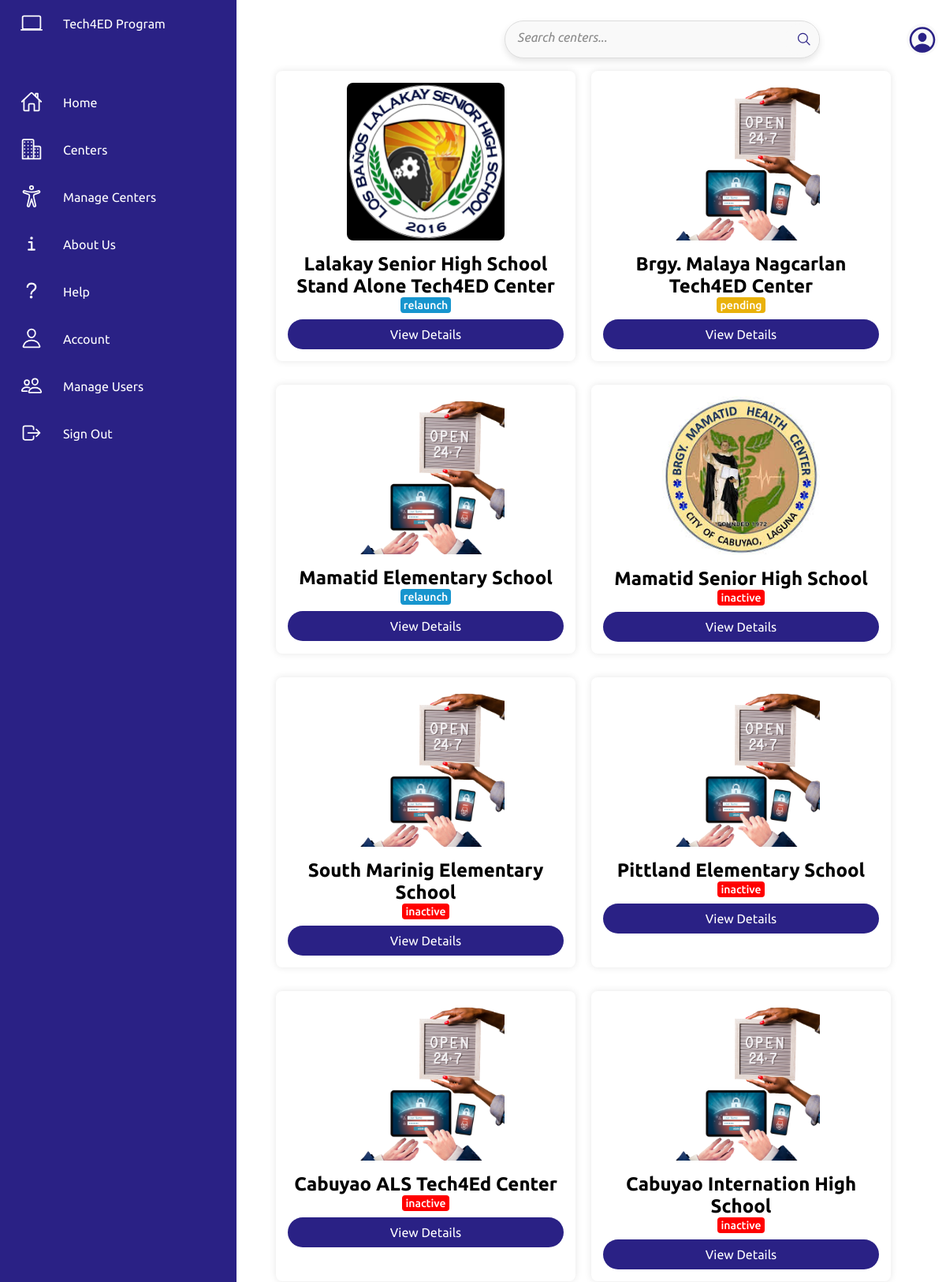
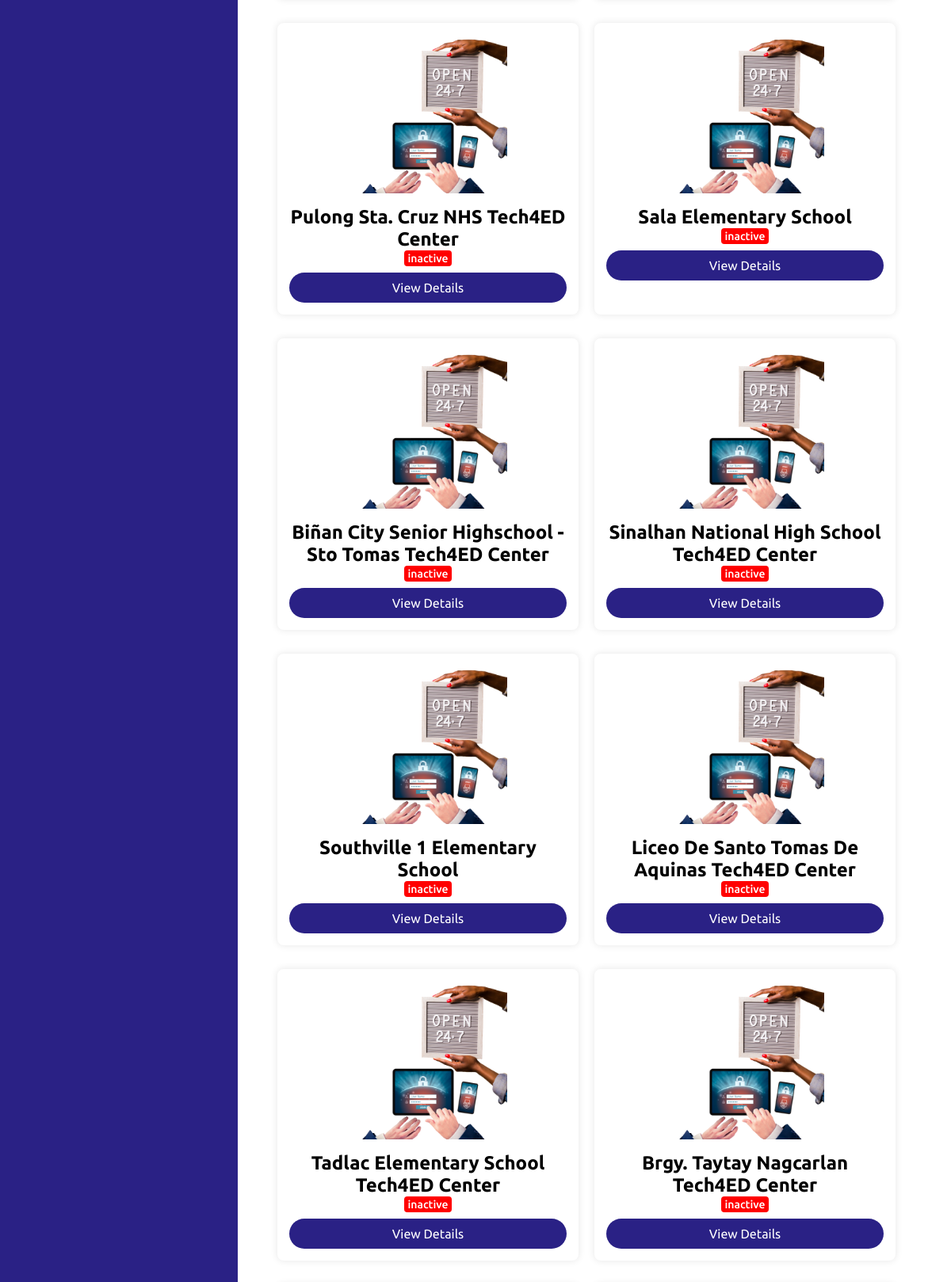
The page /center.php (signed in, upper part) on the database its author committed (2 pictures, top to bottom).
### tables this page shows
CREATE TABLE `centers` (
  `id` int(11) NOT NULL,
  `name` varchar(255) NOT NULL,
  `location` varchar(255) NOT NULL,
  `manager` varchar(255) NOT NULL,
  `status` enum('active','inactive','relaunch','pending') NOT NULL,
  `image` varchar(255) NOT NULL,
  `created_at` timestamp NOT NULL DEFAULT current_timestamp()
);

### center.php (the view, shortened to what this page needs)
<?php
include('connection.php');
$searchQuery = isset($_GET['search']) ? $_GET['search'] : '';
$stmt = $pdo->prepare("SELECT * FROM centers WHERE name LIKE ?");
$stmt->execute(['%' . $searchQuery . '%']);
$centers = $stmt->fetchAll();
?>
<!DOCTYPE html>
<html lang="en">
<head>
    <link rel="stylesheet" href="css/styles.css">
</head>
<body>
    <div class="sidenav">
        <?php include('sidenav.php'); ?>
    </div>
    <div class="topnav">
        <?php include('topnav.php'); ?>
    </div>
    <div class="main-content">
        <div class="center-grid">
            <?php foreach ($centers as $center): ?>
                <div class="center-box">
                    <img src="images/<?php echo htmlspecialchars($center['image']); ?>" alt="Center Image">
                    <h2><?php echo htmlspecialchars($center['name']); ?></h2>
                    <p>
                        <span class="status <?php echo htmlspecialchars(strtolower($center['status'])); ?>">
                            <?php echo htmlspecialchars($center['status']); ?>
                        </span>
                    </p>
                    <button class="view-details-btn" onclick="viewDetails(<?php echo htmlspecialchars($center['id']); ?>)">View Details</button>
                </div>
            <?php endforeach; ?>
        </div>
    </div>
</body>
</html>

### sidenav.php (shortened to what this page needs)
<!DOCTYPE html>
<html lang="en">
<head>
    <link rel="stylesheet" href="css/sidebar.css">
</head>
<body>
    <div class="container">
        <div class="navigation">
            <ul>
                <li>
                    <a href="index.php">
                        <span class="icon">
                            <ion-icon name="laptop-outline"></ion-icon>
                        </span>
                        <span class="title">Tech4ED Program</span>
                    </a>
                </li>
                <li>
                    <a href="index.php">
                        <span class="icon">
                            <ion-icon name="home-outline"></ion-icon>
                        </span>
                        <span class="title">Home</span>
                    </a>
                </li>
                <li>
                    <a href="center.php">
                        <span class="icon">
                            <ion-icon name="business-outline"></ion-icon>
                        </span>
                        <span class="title">Centers</span>
                    </a>
                </li>
                <?php if (isset($_SESSION['role']) && $_SESSION['role'] == 'admin') { ?>
                    <li>
                        <a href="update_center.php">
                            <span class="icon">
                                <ion-icon name="accessibility-outline"></ion-icon>
                            </span>
                            <span class="title">Manage Centers</span>
                        </a>
                    </li>
                <?php } ?>
                <li>
                    <a href="about.php">
                        <span class="icon">
                            <ion-icon name="information-outline"></ion-icon>
                        </span>
                        <span class="title">About Us</span>
                    </a>
                </li>
                <li>
                    <a href="help.php">
                        <span class="icon">
                            <ion-icon name="help-outline"></ion-icon>
                        </span>
                        <span class="title">Help</span>
                    </a>
                </li>
                <li>
                    <a href="account.php">
                        <span class="icon">
                            <ion-icon name="person-outline"></ion-icon>
                        </span>
                        <span class="title">Account</span>
                    </a>
                </li>
                <?php if (isset($_SESSION['role']) && $_SESSION['role'] == 'admin') { ?>
                    <li>
                        <a href="admin.php">
                            <span class="icon">
                                <ion-icon name="people-outline"></ion-icon>
                            </span>
                            <span class="title">Manage Users</span>
                        </a>
                    </li>
                <?php } ?>
                <li>
                    <a href="logout.php">
                        <span class="icon">
                            <ion-icon name="log-out-outline"></ion-icon>
                        </span>
                        <span class="title">Sign Out</span>
                    </a>
                </li>
            </ul>
        </div>
    </div>
</body>
</html>

### topnav.php (shortened to what this page needs)
<!DOCTYPE html>
<html lang="en">
<head>
    <link rel="stylesheet" href="css/sidebar.css">
</head>
<body>
    <div class="topnav" id="topnav">
        <?php if (in_array(basename($_SERVER['PHP_SELF']), ['index.php', 'center.php', 'update_center.php'])): ?>
            <div class="topnav-right">
                <form method="GET" action="" class="search-form">
                    <input type="text" name="search" value="<?php echo htmlspecialchars($_GET['search'] ?? ''); ?>" placeholder="Search centers..." />
                    <button type="submit">
                        <ion-icon name="search-outline"></ion-icon>
                    </button>
                </form>
            </div>
        <?php endif; ?>
        <div>
            <a href="account.php">
                <div class="user">
                    <ion-icon name="person-circle-outline" style="font-size: 65px;"></ion-icon>
                </div>
            </a>
        </div>
    </div>
</body>
</html>

### css/styles.css (style rules this page uses)
body { font-family: Arial, sans-serif; background-color: #ffffff; margin: 0; padding: 10; min-height: 100vh; overflow-x: hidden; transition: background-color 0.3s ease; }
.main-content { margin-left: 300px; padding: 20px; width: calc(100% - 350px); box-sizing: border-box; transition: margin-left 0.5s, width 0.5s; }
form { background-color: white; padding: 20px; border-radius: 8px; box-shadow: 0 4px 8px rgba(0, 0, 0, 0.1); width: 100%; max-width: 600px; margin: auto; transition: box-shadow 0.3s ease, transform 0.3s ease; }
input[type="text"], select, input[type="file"] { width: auto; min-width: 95%; padding: 12px; margin-bottom: 16px; border: 1px solid #ddd; border-radius: 8px; font-size: 1em; transition: border-color 0.3s ease, background-color 0.3s ease; }
button { background-color: #2a2185; color: white; padding: 12px; border: none; border-radius: 8px; font-size: 1.2em; width: 100%; cursor: pointer; transition: background-color 0.3s ease, transform 0.3s ease; }
img { max-width: 200px; height: auto; border-radius: 8px; margin-bottom: 16px; display: block; margin: 0 auto 16px; transition: transform 0.3s ease; }
form { margin: 0; padding: 0; display: flex; justify-content: center; align-items: center; width: 100%; max-width: 600px; }
.status.pending { padding: 2px 4px; background: #e9b10a; color: var(--white); border-radius: 4px; font-size: 14px; font-weight: 500; transition: background-color 0.3s ease; }
.status.inactive { padding: 2px 4px; background: #f00; color: var(--white); border-radius: 4px; font-size: 14px; font-weight: 500; transition: background-color 0.3s ease; }
.status.relaunch { padding: 2px 4px; background: #1795ce; color: var(--white); border-radius: 4px; font-size: 14px; font-weight: 500; transition: background-color 0.3s ease; }
a { text-decoration: none; }
.center-box { padding: 10px; background-color: #fff; border-radius: 5px; margin-bottom: 10px; }
.center-box { padding: 10px; background-color: #fff; border-radius: 5px; margin-bottom: 10px; transition: background-color 0.3s ease, transform 0.3s ease; }
.center-grid { display: grid; grid-template-columns: repeat(auto-fill, minmax(250px, 1fr)); gap: 20px; margin-top: 20px; border-radius: 8px; justify-content: right; }
.center-box { background-color: #fff; padding: 15px; border-radius: 8px; box-shadow: 0 0 10px rgba(0, 0, 0, 0.1); text-align: center; transition: 0.5s, transform 0.3s ease; }

### center.php (style rules this page uses)
.center-grid { display: grid; grid-template-columns: repeat(auto-fill, minmax(250px, 1fr)); gap: 20px; margin-left: 30px; margin-top: 20px; justify-content: left; padding-top: 50px; }
.view-details-btn { background-color: #2a2185; color: white; border: none; padding: 10px 20px; border-radius: 50px; cursor: pointer; font-size: 16px; transition: background-color 0.3s, transform 0.2s; margin-top: 10px; }

### rows shown on the page
centers: image (picture), name "Lalakay Senior High School Stand Alone Tech4ED Center", status "relaunch"
centers: name "Brgy. Malaya Nagcarlan Tech4ED Center", status "pending"
centers: name "Mamatid Elementary School", status "relaunch"
centers: image (picture), name "Mamatid Senior High School", status "inactive"
centers: name "South Marinig Elementary School", status "inactive"
centers: name "Pittland Elementary School", status "inactive"
centers: name "Cabuyao ALS Tech4Ed Center", status "inactive"
centers: name "Cabuyao Internation High School", status "inactive"
centers: name "Pulong Sta. Cruz NHS Tech4ED Center", status "inactive"
centers: name "Sala Elementary School", status "inactive"
centers: name "Biñan City Senior Highschool - Sto Tomas Tech4ED Center", status "inactive"
centers: name "Sinalhan National High School Tech4ED Center", status "inactive"
centers: name "Southville 1 Elementary School", status "inactive"
centers: name "Liceo De Santo Tomas De Aquinas Tech4ED Center", status "inactive"
centers: name "Tadlac Elementary School Tech4ED Center", status "inactive"
centers: name "Brgy. Taytay Nagcarlan Tech4ED Center", status "inactive"
